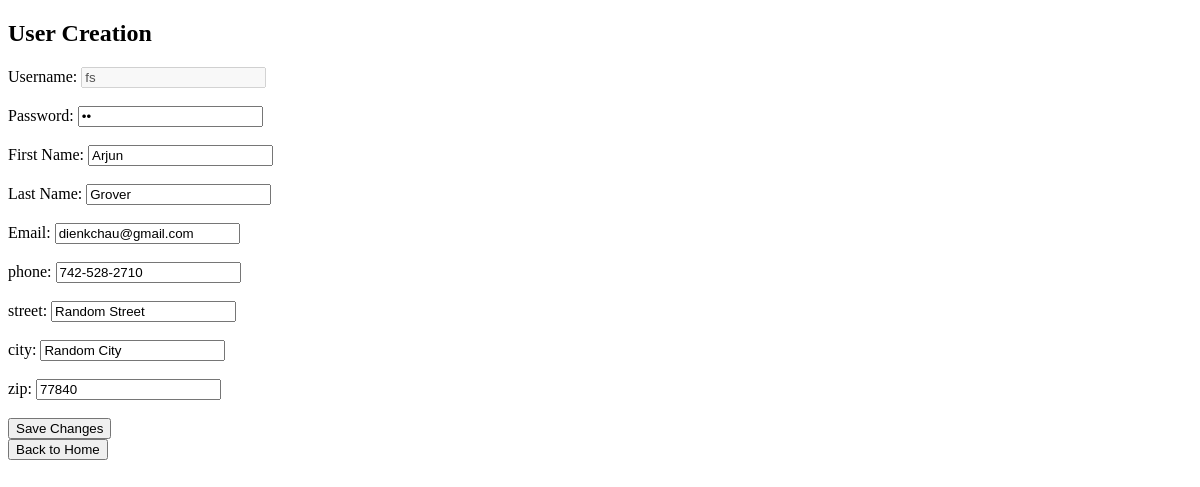
The app's page /customer/edit_account.php (signed in), older data.
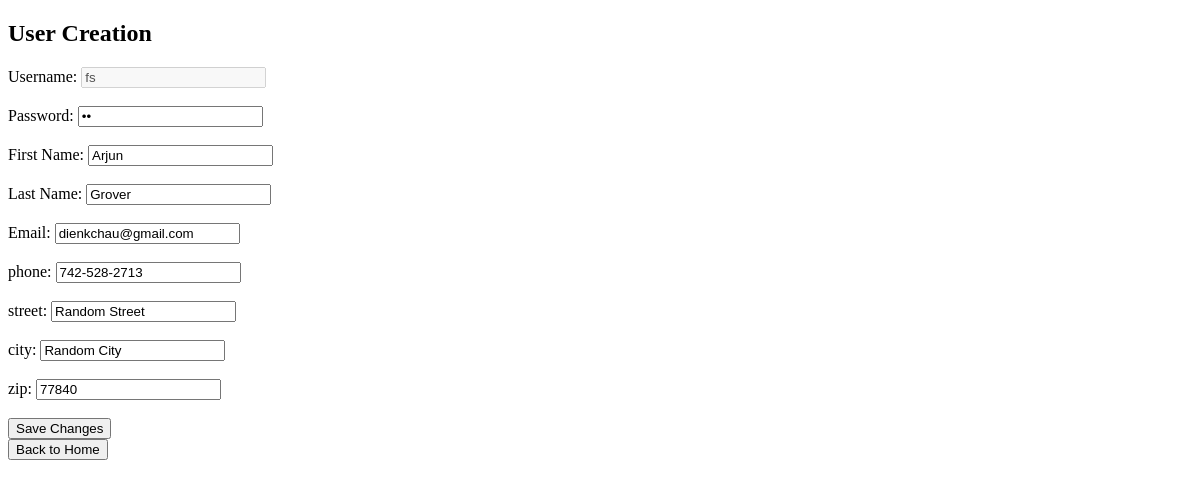
The same page, newer data.
### tables this page shows
CREATE TABLE `customer` (
  `customer_id` bigint(20) UNSIGNED NOT NULL,
  `phone` varchar(255) NOT NULL,
  `street` varchar(255) NOT NULL,
  `city` varchar(255) NOT NULL,
  `zip_code` int(11) NOT NULL
);

CREATE TABLE `user` (
  `user_id` bigint(20) UNSIGNED NOT NULL,
  `username` varchar(255) NOT NULL,
  `password` varchar(255) NOT NULL,
  `first_name` varchar(255) NOT NULL,
  `last_name` varchar(255) NOT NULL,
  `email` varchar(255) NOT NULL,
  `user_type` int(11) NOT NULL
);

### customer/edit_account.php (the view, shortened to what this page needs)
<!DOCTYPE html>
<html>
    <body>
        <?php
            $customerId = json_decode($_COOKIE["currentUser"], true);
            require_once("../connect_db.php");
            $conn = connect_mysql();
            $sql = "SELECT * FROM Customer LEFT JOIN User ON Customer.customer_id = User.user_id WHERE Customer.customer_id = " . $customerId;
            $result = mysqli_query($conn, $sql);
            if (mysqli_num_rows($result) > 0) {
                while ($row = mysqli_fetch_assoc($result)) {
                    $username = $row["username"];
                    $password = $row["password"];
                    $first_name = $row["first_name"];
                    $last_name = $row["last_name"];
                    $first_name = $row["first_name"];
                    $last_name = $row["last_name"];
                    $email = $row["email"];
                    $phone = $row["phone"];
                    $street = $row["street"];
                    $city = $row["city"];
                    $zip_code = $row["zip_code"];
                }
            }
        ?>
        <div id="edit-account">
            <h2>User Creation</h2>
            <form method="post" action="update_info.php">
                <label for="username">Username:</label>
                <input disabled type="text" id="username" name="username" value="<?php echo $username ?>"><br><br>
                <label for="password">Password:</label>
                <input type="password" id="password" name="password" value="<?php echo $password ?>"><br><br>
                <label for="first_name">First Name:</label>
                <input type="text" id="first_name" name="first_name" value="<?php echo $first_name ?>"><br><br>
                <label for="last_name">Last Name:</label>
                <input type="text" id="last_name" name="last_name" value="<?php echo $last_name ?>"><br><br>
                <label for="email">Email:</label>
                <input type="email" id="email" name="email" value="<?php echo $email ?>"><br><br>
                <label for="phone">phone:</label>
                <input type="phone" id="phone" name="phone" value="<?php echo $phone ?>"><br><br>
                <label for="street">street:</label>
                <input type="street" id="street" name="street" value="<?php echo $street ?>"><br><br>
                <label for="city">city:</label>
                <input type="city" id="city" name="city" value="<?php echo $city ?>"><br><br>
                <label for="zip">zip:</label>
                <input type="zip" id="zip" name="zip" value="<?php echo $zip_code ?>"><br><br>
                <input type="submit" value="Save Changes">
            </form
        </div>
        <button type="button" onclick="goToHome()">Back to Home</button>
    </body>
</html>

Row changes from the older to the newer data that the page shows:
changed customer "Random Street": phone "742-528-2710" → "742-528-2713"
